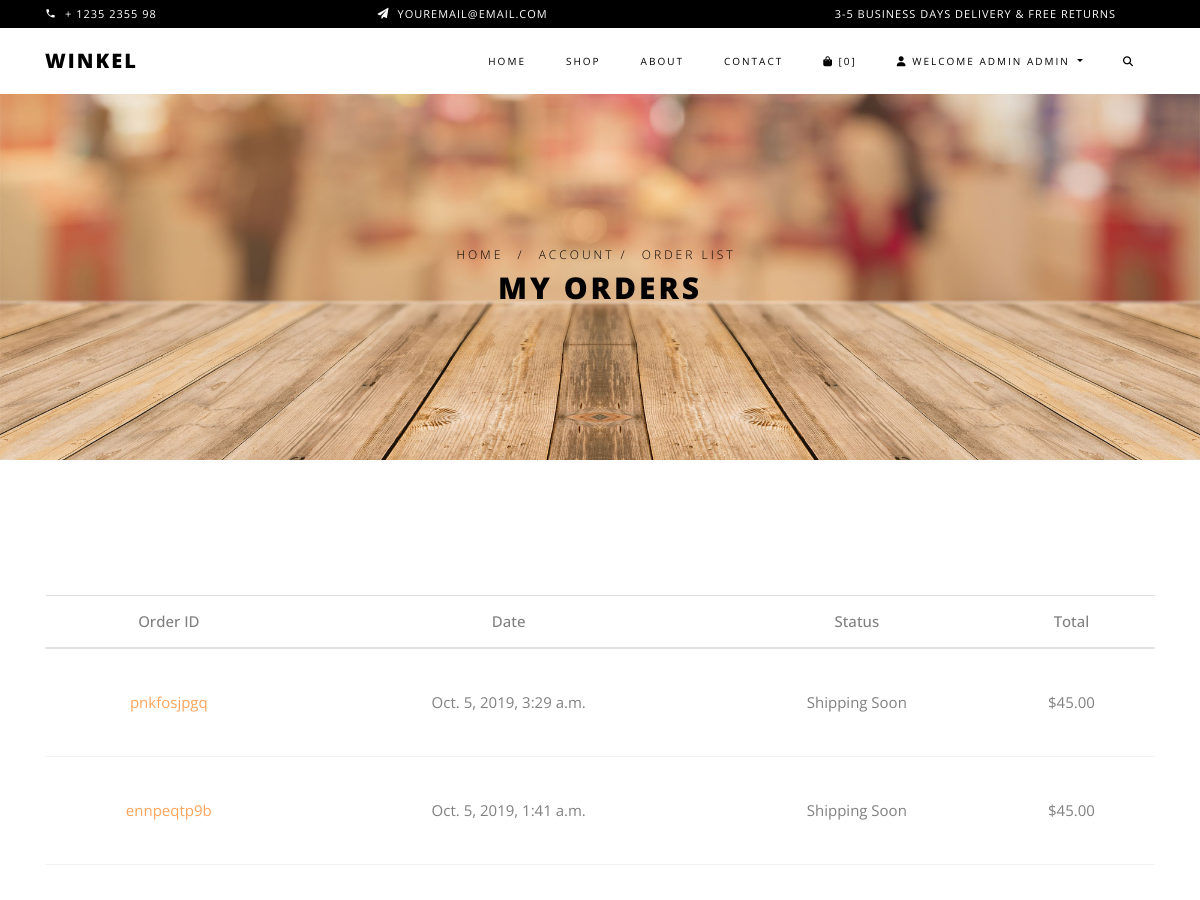
The page /orders/ (signed in, upper part) on the database as committed earlier.
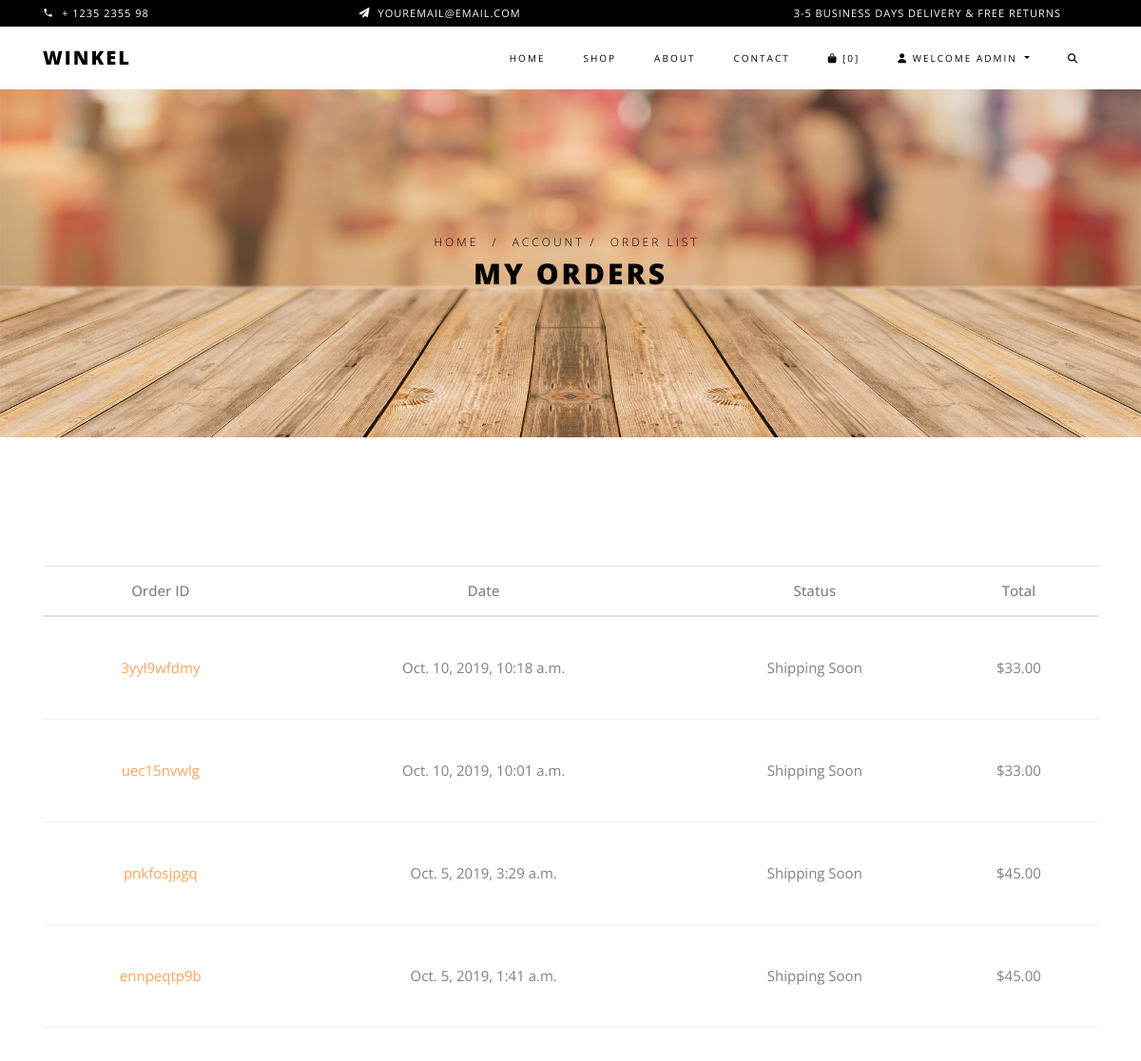
The same page on the database as committed later.
### accounts/models.py (models this page shows, shortened)
class User(AbstractBaseUser):
    email = models.EmailField(max_length=255, unique=True)
    full_name = models.CharField(max_length=255, blank=True, null=True)
    phone = models.CharField(max_length=10, blank=True, null=True)
    is_active = models.BooleanField(default=True)
    staff = models.BooleanField(default=False)
    admin = models.BooleanField(default=False)
    timestamp = models.DateTimeField(auto_now_add=True)
    USERNAME_FIELD = 'email'
    REQUIRED_FIELDS = []
    objects = UserManager()

### orders/models.py (models this page shows, shortened)
class Order(models.Model):
    billing_profile = models.ForeignKey(
        BillingProfile, null=True, blank=True, on_delete=models.CASCADE,)
    order_id = models.CharField(max_length=120, blank=True)
    shipping_address = models.ForeignKey(
        Address, related_name='shipping_address', null=True, blank=True, on_delete=models.CASCADE,)
    billing_address = models.ForeignKey(
        Address, related_name='billing_address', null=True, blank=True, on_delete=models.CASCADE,)
    cart = models.ForeignKey(Cart, on_delete=models.CASCADE,)
    status = models.CharField(max_length=120,
                              default='created',
                              choices=ORDER_STATUS_CHOICES)
    shipping_total = models.DecimalField(default=5.00,
                                         max_digits=100,
                                         decimal_places=2)
    total = models.DecimalField(default=0.00,
                                max_digits=100,
                                decimal_places=2)
    payment_option = models.CharField(max_length=120, null=True, blank=True)
    active = models.BooleanField(default=True)
    updated = models.DateTimeField(auto_now=True)
    timestamp = models.DateTimeField(auto_now_add=True)
    objects = OrderManager()
    class Meta:
        ordering = ['-timestamp', '-updated']
    def get_absolute_url(self):
        return reverse("orders:detail", kwargs={'order_id': self.order_id})
    def get_status(self):
        if self.status == "shipped":
            return "Shipped"
        elif self.status == "refunded":
            return "Refunded Order"
        return "Shipping Soon"

### carts/models.py (models this page shows, shortened)
class Cart(models.Model):
    user = models.ForeignKey(User, null=True, blank=True, on_delete=models.CASCADE,)
    items = models.ManyToManyField(CartItem, blank=True)
    timestamp = models.DateTimeField(auto_now_add=True)
    updated = models.DateTimeField(auto_now=True)
    objects = CartManager()
    def get_cart_count(self):
        cart_count = 0
        qs = self.items.all()
        for i in range(0, qs.count()):
            cart_count += qs[i].quantity
        return cart_count

### orders/views.py (the view)
# urls.py: path('', OrderListView.as_view(), name='list'),
class OrderListView(LoginRequiredMixin, ListView):
    template_name = "orders/orders-list.html"
    def get_queryset(self):
        return Order.objects.by_request(self.request).not_created()

### billing/models.py (called while the page is built)
    def new_or_get(self, request):
        user = request.user
        guest_email_id = request.session.get('guest_email_id')
        created = False
        obj = None
        if user.is_authenticated:
            obj, created = self.model.objects.get_or_create(
                user=user, email=user.email)
        elif guest_email_id is not None:
            guest_email_obj = GuestEmail.objects.get(id=guest_email_id)
            obj, created = self.model.objects.get_or_create(
                email=guest_email_obj.email)
        else:
            pass
        return obj, created

### carts/models.py (called while the page is built)
    def new_or_get(self, request):
        cart_id = request.session.get('cart_id', None)
        qs = self.get_queryset().filter(id=cart_id)
        if qs.count() == 1:
            new_obj = False
            cart_obj = qs.first()
            if request.user.is_authenticated and cart_obj.user is None:
                cart_obj.user = request.user
                cart_obj.save()
        else:
            cart_obj = Cart.objects.new(user=request.user)
            new_obj = True
            request.session['cart_id'] = cart_obj.id
        return cart_obj, new_obj

### orders/templates/orders/orders-list.html
{% extends "base.html" %}
{% load static %}
{% block content %}
  <div class="hero-wrap hero-bread" style="background-image: url('{% static 'images/bg_6.jpg' %}');">
    <div class="container">
      <div class="row no-gutters slider-text align-items-center justify-content-center">
        <div class="col-md-9 ftco-animate text-center">
          <p class="breadcrumbs">
            <span class="mr-2"><a href="{% url 'home' %}">Home</a></span>
            <span class="mr-2">/</span>
            <span>Account</span>
            <span class="mr-2">/</span>
            <span class="mr-2">Order List</span>
          </p>
          <h1 class="mb-0 bread">My Orders</h1>
        </div>
      </div>
    </div>
  </div>
  <section class="ftco-section ftco-cart">
    <div class="container">
      <div class="row">
        <div class="col-md-12 ftco-animate">
          <table class="table">
            <thead>
              <th>Order ID</th>
              <th>Date</th>
              <th>Status</th>
              <th>Total</th>
            </thead>
            <tbody>
              {% for object in object_list %}
                <tr>
                  <td><a href="{{ object.get_absolute_url }}">{{ object.order_id }}</a></td>
                  <td>{{ object.timestamp }}</td>
                  <td>{{ object.get_status }}</td>
                  <td>${{ object.total }}</td>
                </tr>
              {% empty %}
                <tr>
                  <td colspan="3"><p class="lead">No orders yet!</p></td>
                </tr>
              {% endfor %}
            </tbody>
          </table>
        </div>
      </div>
    </div>
  </section>
{% endblock %}

### templates/base/navbar.html (shortened to what this page needs)
{% load static %}
{% load compress %}
{% load cart_template_tags %}
{% url 'home' as home_url %}
{% url 'about' as about_url %}
{% url 'contact' as contact_url %}
{% url 'products:list' as product_list_url %}
{% url 'login' as login_url %}
{% url 'logout' as logout_url %}
{% url 'register' as register_url %}
{% url 'cart:home' as cart_url %}
{% url 'account:home' as account_url %}
<div class="py-1 bg-black">
  <div class="container">
    <div class="row no-gutters d-flex align-items-start align-items-center px-md-0">
      <div class="col-lg-12 d-block">
        <div class="row d-flex">
          <div class="col-md pr-4 d-flex topper align-items-center">
            <div class="icon mr-2 d-flex justify-content-center align-items-center"><span class="icon-phone2"></span></div>
            <span class="text">+ 1235 2355 98</span>
          </div>
          <div class="col-md pr-4 d-flex topper align-items-center">
            <div class="icon mr-2 d-flex justify-content-center align-items-center"><span class="icon-paper-plane"></span></div>
            <span class="text">youremail@email.com</span>
          </div>
          <div class="col-md-5 pr-4 d-flex topper align-items-center text-lg-right">
            <span class="text">3-5 Business days delivery &amp; Free Returns</span>
          </div>
        </div>
      </div>
    </div>
  </div>
</div>
<nav class="navbar navbar-expand-lg navbar-dark ftco_navbar bg-dark ftco-navbar-light" id="ftco-navbar">
  <div class="container">
    <a class="navbar-brand" href="{{ home_url }}">Winkel</a>
    <div class="collapse navbar-collapse" id="ftco-nav">
      <ul class="navbar-nav ml-auto">
        <li class="nav-item {% if request.path == home_url %}custom-active{% endif %}"><a href="{{ home_url }}" class="nav-link">Home</a></li>
        <li class="nav-item {% if request.path == product_list_url %}custom-active{% endif %}"><a href="{{ product_list_url }}" class="nav-link">Shop</a></li>
        <li class="nav-item {% if request.path == about_url %}custom-active{% endif %}"><a href="{{ about_url }}" class="nav-link">About</a></li>
        <li class="nav-item {% if request.path == contact_url %}custom-active{% endif %}"><a href="{{ contact_url }}" class="nav-link">Contact</a></li>
        <li class="nav-item {% if request.path == cart_url %}custom-active{% endif %}">
          <a href="{{ cart_url }}" class="nav-link">
            <span class="navbar-cart-count">
              <i class="fas fa-shopping-bag"></i> [{{ request|cart_item_count }}]
            </span>
          </a>
        </li>
        {% if request.user.is_authenticated %}
          <li class="nav-item dropdown">
            <a class="nav-link dropdown-toggle" href="#" id="dropdown05" data-toggle="dropdown" aria-haspopup="true" aria-expanded="false">
              <i class="fas fa-user"></i> Welcome {{ user.full_name }}
            </a>
          </li>
        {% else %}
          <li class="nav-item {% if request.path == login_url %}custom-active{% endif %}"><a href="{{ login_url }}?next={{ request.path|urlencode }}" class="nav-link"><i class="fas fa-sign-in-alt"></i></a></li>
        {% endif %}
        <li class="nav-item"><a href="#collapseSearchForm" class="nav-link" data-toggle="collapse" aria-expanded="false" aria-controls="#collapseSearchForm"><i class="fas fa-search"></i></a></li>
      </ul>
    </div>
  </div>
</nav>

Rows that differ between the two databases and show on the page:
changed User: full_name "ADMIN ADMIN" → "ADMIN"
added Order: order_id "3yyl9wfdmy", timestamp "Oct. 10, 2019, 10:18 a.m.", get_status "Shipping Soon", total "33.00"
added Order: order_id "uec15nvwlg", timestamp "Oct. 10, 2019, 10:01 a.m.", get_status "Shipping Soon", total "33.00"
